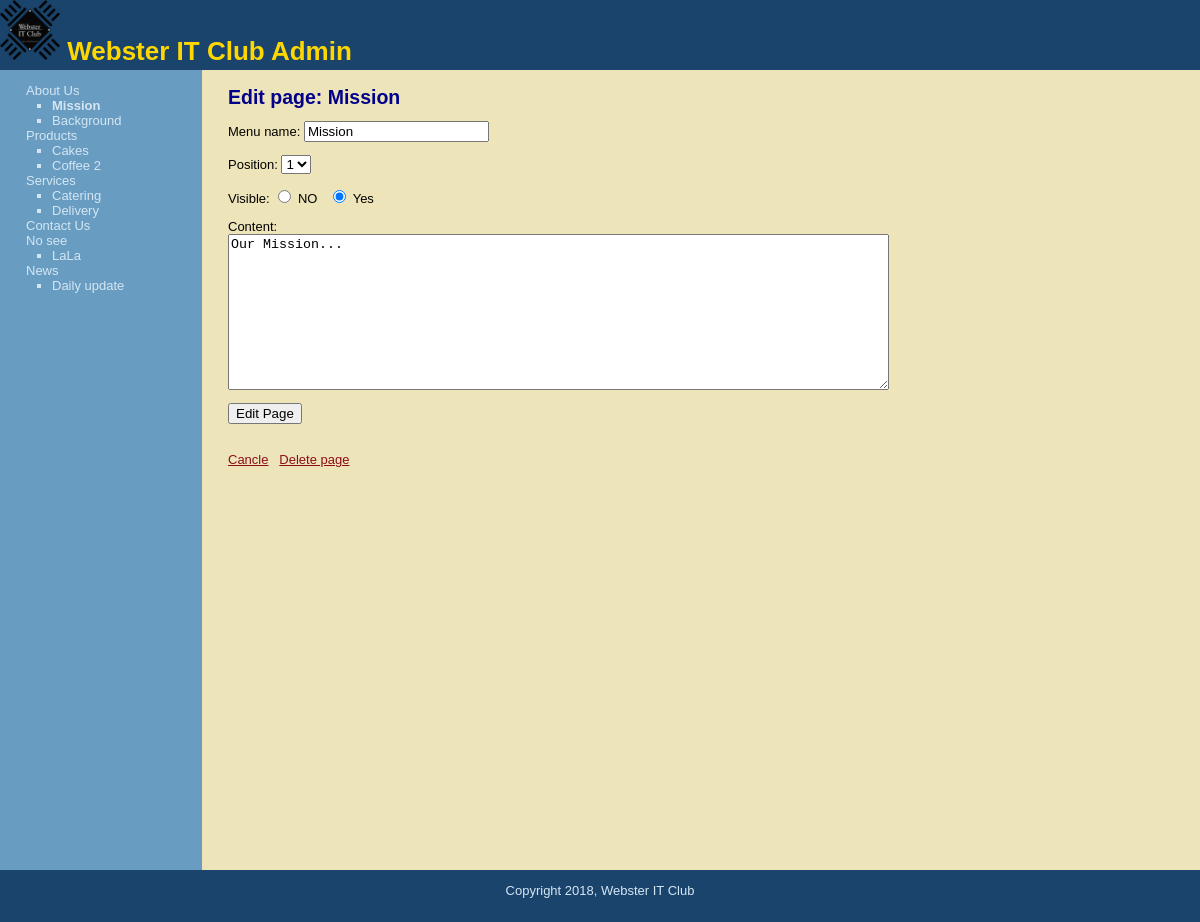
The page /edit_page.php?page=1 (signed in) on the database its author committed.
### tables this page shows
CREATE TABLE `subjects` (
  `id` int(11) NOT NULL AUTO_INCREMENT,
  `menu_name` varchar(30) NOT NULL,
  `position` int(3) NOT NULL,
  `visible` tinyint(1) NOT NULL,
  PRIMARY KEY (`id`)
);

CREATE TABLE `pages` (
  `id` int(11) NOT NULL AUTO_INCREMENT,
  `subject_id` int(11) NOT NULL,
  `menu_name` varchar(30) NOT NULL,
  `position` int(3) NOT NULL,
  `visible` tinyint(1) NOT NULL,
  `content` text,
  PRIMARY KEY (`id`),
  KEY `subject_id` (`subject_id`)
);

### public/edit_page.php (the view, shortened to what this page needs)
<?php require_once("../includes/db_connect.php"); ?>
<?php require_once("../includes/functions.php"); ?>
<?php include("../includes/layouts/header.php"); ?>
<?php create_page_select();?>
	<div id = "main">
		<div id = "navigation">
			<?php echo navigation($current_subject, $current_page); ?>
		</div>
		<div id = "page">
			<h2>Edit page: <?php echo htmlentities($current_page["menu_name"]); ?></h2>
			<form action = "edit_page.php?page=<?php echo urlencode($current_page["id"]); ?>" method="post">
				<p>Menu name:
					<input type="text" name="menu_name" value="<?php echo htmlentities($current_page["menu_name"]); ?>" />
				</p>
				<p>Position:
					<select name="position">
					<?php
						$page_set = find_pages($current_page["subject_id"],false);
						$page_count = mysqli_num_rows($page_set);
						for ($count = 1; $count <= $page_count; $count++){
							echo "<option value = \"{$count}\"";
							if($current_page["position"] == $count){
							echo " selected";
							}
							echo ">{$count}</option>";
						}
					?>
					</select>
				</p>
				<p>Visible:
					<input type="radio" name="visible" value="0" <?php if($current_page["visible"] == 0){echo "checked";}?> /> NO
					&nbsp;
					<input type="radio" name="visible" value="1" <?php if($current_page["visible"] == 1){echo "checked";}?>/> Yes
				</p>
				<p>Content:<br />
					<textarea rows="10" cols="80" name="content"><?php echo htmlentities($current_page["content"]); ?></textarea>
				</p>
				<input type="submit" name="submit" value="Edit Page" />
			</form>
			<br />
			<a href = "manage_content.php?subject=<?php echo urlencode($current_page["id"]); ?>">Cancle</a>
			<a href = "delete_page.php?page=<?php echo urlencode($current_page["id"]) ?>" onclick = "return confirm('Are you sure want to delete?');">Delete page</a>
		</div>
	</div>
<?php include("../includes/layouts/footer.php"); ?>

### includes/functions.php (shortened to what this page needs)
<?php
	function create_page_select($public=false){
	if (isset($_GET["subject"])){
		$current_subject = find_subject_by_id($_GET["subject"], $public);
		if($current_subject && $public){
		$current_page = default_subject($current_subject["id"]);
	}else {$current_page = null; }
	}elseif (isset($_GET["page"])){
		$current_subject = null;
		$current_page = find_page_by_id($_GET["page"], $public);
	}else{
		$current_subject = null;
		$current_page = null;
	}
	}
	function find_page_by_id($page_id, $public=true){
		global $conn;
		$safe_page_id = mysqli_real_escape_string($conn, $page_id);
		$query = "SELECT *";
		$query .= " FROM pages";
		$query .= " WHERE id = {$safe_page_id}";
		$query .= " LIMIT 1";
		$page_result = mysqli_query($conn, $query);
		if($page = mysqli_fetch_assoc($page_result)){
			return $page;
		}else {
		return null;
		}
	}
	function find_all_subjects($public=true){
		global $conn;
		$query = "SELECT *";
		$query .= " From subjects";
		$query .= " ORDER BY position ASC";
		$subject_result = mysqli_query($conn, $query);
		return $subject_result;
	}
	function find_pages($subject_id, $public = true) {
		global $conn;
		$query = "SELECT *";
		$query .= " FROM pages";
		$query .= " WHERE subject_id = {$subject_id}";
		$query .= " ORDER BY position ASC";
		$page_result = mysqli_query($conn, $query);
		return $page_result;
	}
	function navigation($subject_array, $page_array){
		$html_string  = "<ul class =\"subjects\">";
		 $subject_result = find_all_subjects(false);
				while ($subject = mysqli_fetch_assoc($subject_result)){
					$html_string .= "<li";
					$html_string .= ">";
				$html_string .= "<a href =\"manage_content.php?subject=";
				$html_string .= urlencode($subject["id"]);
				$html_string .= "\">";
				$html_string .= htmlentities($subject["menu_name"]);
				$html_string .= "</a></li>";
				$page_result = find_pages($subject["id"],false);
				$html_string .= "<ul class =\"pages\">";
				 while ($page = mysqli_fetch_assoc($page_result)){
					 $html_string .= "<li";
						if ($page_array && $page["id"] == $page_array["id"]){
							$html_string .= " class=\"selected\"";
						}
						$html_string .= ">";
				$html_string .= "<a href =\"manage_content.php?page=";
				$html_string .= urlencode($page["id"]);
				$html_string .= "\">";
				$html_string .= htmlentities($page["menu_name"]);
				$html_string .= "</a></li>";
			}
			$html_string .= "</ul>";
	 }
		$html_string .= "</ul>";
		return $html_string;
	}
?>

### public/stylesheets/public.css (style rules this page uses)
html { height: 100%; width: 100%; }
body { width: 100%; height: 100%; margin: 0; padding: 0; border: 0; font-family: Verdana, Arial, Helvetica, sans-serif; font-size: 13px; line-height: 15px; background: #EEE4B9; }
a { color: #8D0D19; }
#main { height: 800px; width: 100%; margin: 0; padding: 0; background: #EEE4B9; }
#navigation { float: left; width: 150px; height: 100%; margin: 0; padding: 0 2em; color: #D4E6F4; background: #689DC1; }
#navigation a { color: #D4E6F4; text-decoration: none; }
ul.subjects { margin: 1em 0; padding-left: 0; list-style: none; }
ul.pages { padding-left: 2em; list-style: square; font-weight: normal; }
.selected { font-weight: bold; }
#page { float: left; height: 100%; padding-left: 2em; vertical-align: top; background: #EEE4B9; }
#page h2 { color: #00008B; margin-top: 1em; }

### rows shown on the page
subjects: value "About Us"
pages: value "Mission", menu_name "Mission", position "1", visible "☑", content "Our Mission..."
pages: value "Background"
subjects: value "Products"
pages: value "Cakes"
pages: value "Coffee 2"
subjects: value "Services"
pages: value "Catering"
pages: value "Delivery"
subjects: value "Contact Us"
subjects: value "No see"
pages: value "LaLa"
subjects: value "News"
pages: value "Daily update"
